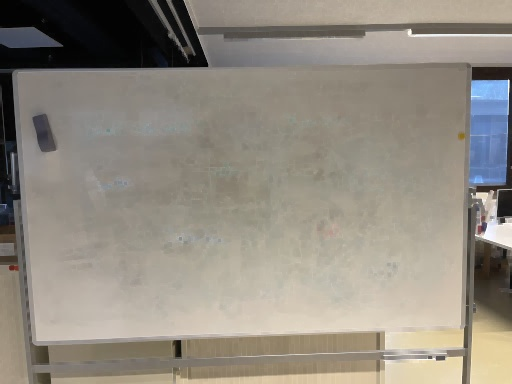
#> input picture whiteboard_recognition/closed_whiteboard.jpg, 512 x 384 px
$ python detecting_algo.py
#> lines starting #> are read from the running program, lines starting #| are printed output that depends on the picture; after the words box and inside, x2 and y2 are one past the last pixel; in counts of white or black regions, pixels touching at a corner belong together
import cv2, os
import numpy as np
from scipy.spatial.distance import cdist

def four_point_transform(image, pts):
    # https://www.pyimagesearch.com/2014/08/25/4-point-opencv-getperspective-transform-example/
    rect = order_points(pts)
    (tl, tr, br, bl) = rect
    widthA = np.sqrt(((br[0] - bl[0]) ** 2) + ((br[1] - bl[1]) ** 2))
    widthB = np.sqrt(((tr[0] - tl[0]) ** 2) + ((tr[1] - tl[1]) ** 2))
    maxWidth = max(int(widthA), int(widthB))
    heightA = np.sqrt(((tr[0] - br[0]) ** 2) + ((tr[1] - br[1]) ** 2))
    heightB = np.sqrt(((tl[0] - bl[0]) ** 2) + ((tl[1] - bl[1]) ** 2))
    maxHeight = max(int(heightA), int(heightB))
    dst = np.array([
        [0, 0],
        [maxWidth - 1, 0],
        [maxWidth - 1, maxHeight - 1],
        [0, maxHeight - 1]], dtype = "float32")
    M = cv2.getPerspectiveTransform(rect, dst)
    warped = cv2.warpPerspective(image, M, (maxWidth, maxHeight))
    return warped

# four point transform
def order_points(pts):
    # https://www.pyimagesearch.com/2016/03/21/ordering-coordinates-clockwise-with-python-and-opencv/
    xSorted = pts[np.argsort(pts[:, 0]), :]
    leftMost = xSorted[:2, :]
    rightMost = xSorted[2:, :]
    leftMost = leftMost[np.argsort(leftMost[:, 1]), :]
    (tl, bl) = leftMost
    D = cdist(tl[np.newaxis], rightMost, "euclidean")[0]
    (br, tr) = rightMost[np.argsort(D)[::-1], :]
    return np.array([tl, tr, br, bl], dtype="float32")


img = cv2.imread("closed_whiteboard.jpg")
#> img is the input picture: shape (384, 512, 3); mean B, G, R 128.3, 139, 145.3
print(img)
#> (printed output is left out)
gray = cv2.cvtColor(img, cv2.COLOR_BGR2GRAY)
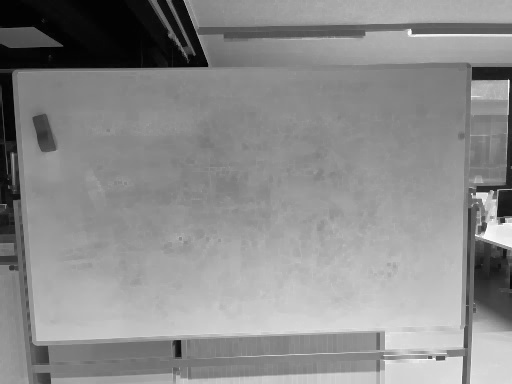
#> gray: shape (384, 512); min 0, max 255, mean 139.7
thresh = cv2.adaptiveThreshold(gray, 255, cv2.ADAPTIVE_THRESH_MEAN_C, cv2.THRESH_BINARY, 199, 5)
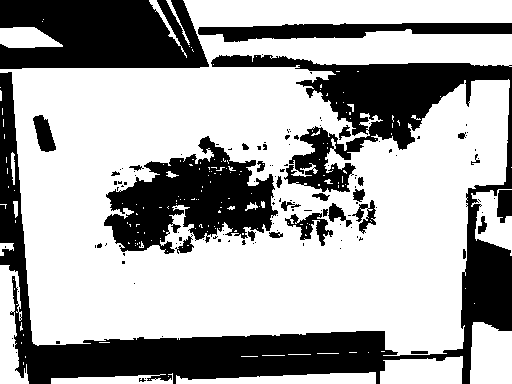
#> thresh: shape (384, 512); 65.9% white; 128 black regions (99 under 20 px)
cv2.imshow('le mia', gray)
cv2.waitKey(0)


copy = thresh.copy(); orig = img.copy()
cnts = cv2.findContours(copy, cv2.RETR_EXTERNAL, cv2.CHAIN_APPROX_SIMPLE)
#> cnts = 86 contours, 73 with area under 20; largest, box (x1, y1, x2, y2) and area: (0, 0, 512, 356) 129010, (470, 322, 512, 384) 2248, (380, 356, 463, 384) 1902, (0, 265, 29, 384) 1854, (176, 372, 376, 384) 1436
cnts = cnts[0] if len(cnts) == 2 else cnts[1]
area = -1; c1 = 0

for c in cnts:
    epsilon = 0.01 * cv2.arcLength(c,True)
    approx = cv2.approxPolyDP(c,epsilon,True)
    if len(approx) == 4 and area < cv2.contourArea(c):
        area = cv2.contourArea(c)
        c1 = c; approx1 = approx
#> this loop made 86 passes
#> (epsilon, approx) on passes 1, 2, 5, 7, 8, 9, 10, 11, 12, 13, 14, 15: (0, [[149, 379]]), (0, [[168, 376]]), (0.04, [[23, 362], [23, 364]]), (0.32, [[241, 356], [257, 356]]), (0.02, [[25, 356], [25, 357]]), (0.44, [[262, 355], [284, 355]]), (0.44, [[288, 354], [310, 354]]), (0.42, [[317, 353], [338, 353]]), (0, [[368, 352]]), (0.14, [[349, 352], [356, 352]]), (0.06, [[381, 351], [384, 351]]), (0.2, [[99, 342], [109, 342]])
#> epsilon on passes 3, 4, 6, 18, 19, 24: 3.25, 4.25, 2.23, 2.01, 0.182, 4.7
#> after the loop, area = 9.5

warped = four_point_transform(orig, approx1.reshape(4, 2))
#> in order_points, `xSorted = pts[np.argsort(pts[:, 0]), :]`: xSorted = [[0, 90], [0, 100], [1, 100], [1, 91]]
#> in order_points, `leftMost = xSorted[:2, :]`: leftMost = [[0, 90], [0, 100]]
#> in order_points, `rightMost = xSorted[2:, :]`: rightMost = [[1, 100], [1, 91]]
#> in order_points, `(tl, bl) = leftMost`: tl = [0, 90]; bl = [0, 100]
#> in order_points, `D = cdist(tl[np.newaxis], rightMost, "euclidean")[0]`: D = [10.05, 1.41]
#> in order_points, `(br, tr) = rightMost[np.argsort(D)[::-1], :]`: br = [1, 100]; tr = [1, 91]
#> in four_point_transform, `rect = order_points(pts)`: rect = [[0, 90], [1, 91], [1, 100], [0, 100]]
#> in four_point_transform, `(tl, tr, br, bl) = rect`: tl = [0, 90]; tr = [1, 91]; br = [1, 100]; bl = [0, 100]
#> in four_point_transform, `widthA = np.sqrt(((br[0] - bl[0]) ** 2) + ((br[1] - bl[1]) ** 2))`: widthA = 1
#> in four_point_transform, `widthB = np.sqrt(((tr[0] - tl[0]) ** 2) + ((tr[1] - tl[1]) ** 2))`: widthB = 1.41
#> in four_point_transform, `maxWidth = max(int(widthA), int(widthB))`: maxWidth = 1
#> in four_point_transform, `heightA = np.sqrt(((tr[0] - br[0]) ** 2) + ((tr[1] - br[1]) ** 2))`: heightA = 9
#> in four_point_transform, `heightB = np.sqrt(((tl[0] - bl[0]) ** 2) + ((tl[1] - bl[1]) ** 2))`: heightB = 10
#> in four_point_transform, `dst = np.array([ [0, 0], [maxWidth - 1, 0], [maxWidth - 1, maxHeight -..`: dst = [[0, 0], [0, 0], [0, 9], [0, 9]]
#> in four_point_transform, `M = cv2.getPerspectiveTransform(rect, dst)`: M = [[0, 0, 0], [-0.0111, 0.0111, -0.999], [-0.00123, -0.000184, 0.0307]]
#> in four_point_transform, `warped = cv2.warpPerspective(image, M, (maxWidth, maxHeight))`: warped = [[1, 3, 3], [1, 3, 3], [1, 3, 3], [1, 3, 3], [1, 3, 3], [1, 3, 3], [1, 3, 3], [1, 3, 3], [1, 3, 3], [1, 3, 3]]
cv2.imshow('le mia', warped)
cv2.waitKey(0)
